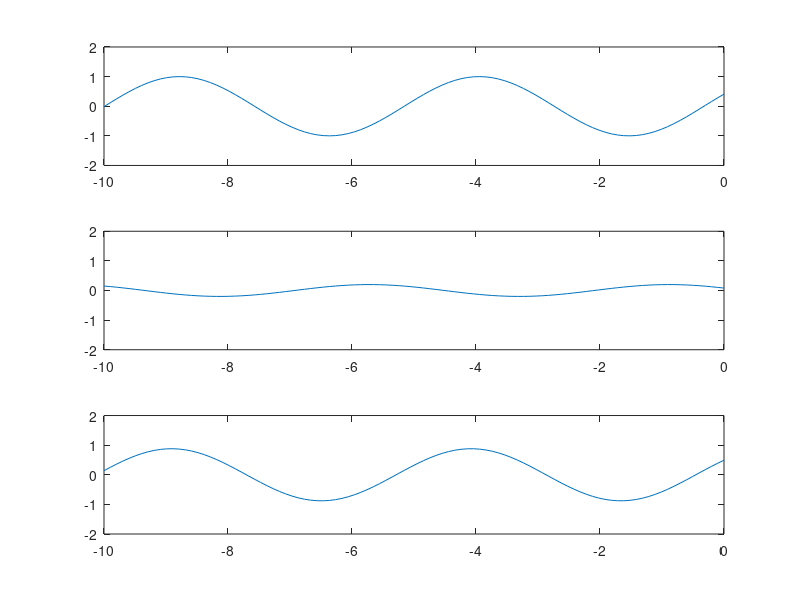

Reproduce this figure in MATLAB.
omega = 1;
beta = 1.3;
gamma = 0.2;
z = linspace(-10,0,100);
figure(1)
for t = 0:0.1 :20
y1 = cos(omega*t - beta * z);
y2 = gamma * cos(omega*t + beta * z);
y3 = y1 + y2;
subplot(3,1,1);
plot(z,y1);
ylim([-2,2]);
xlim([-10,0]);

subplot(3,1,2);
plot(z,y2);
ylim([-2,2]);
xlim([-10,0]);

subplot(3,1,3);
plot(z,y3);
ylim([-2,2]);
xlim([-10,0]);

pause(0.001);
end